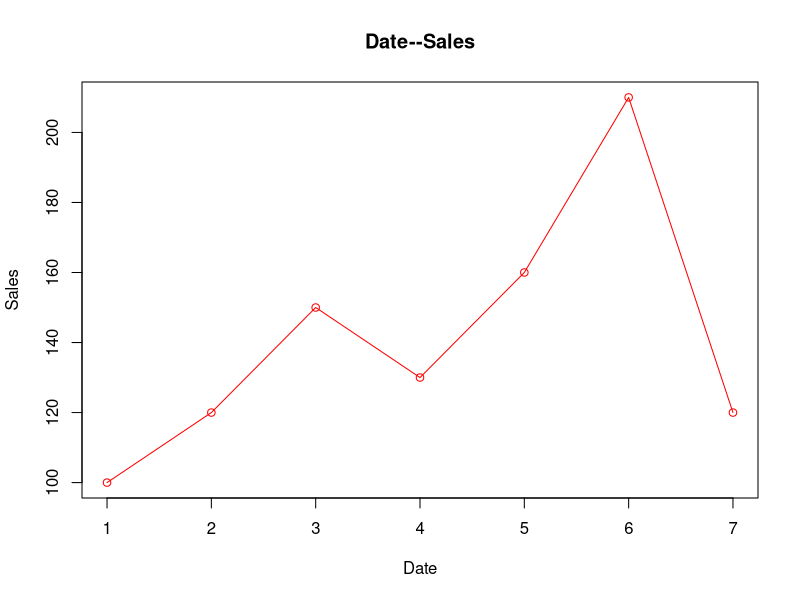

The R source for this figure:
## ---- chunk 1
knitr::opts_chunk$set(message = F,warning = F,comment = "#>",collapse = TRUE)
## ---- chunk 2
addemup <- function(x, ...){
   args <- list(...)# 推荐把省略号的内容分配给list,然后在对该list进行操作
   for (a in args){
   			    x <- x + a 
   } 
   x
 }

addemup(1,1)
addemup(1,2,3,4,5)

## ---- chunk 3
nicePlot = function(X,Y,...){
  xlabel = deparse(substitute(X)) # 捕获X的输入
  ylabel = deparse(substitute(Y)) # 捕获Y的输入
  
  plot(X,Y,type ='o',
      xlab = xlabel,ylab = ylabel,main = paste(xlabel,ylabel,sep = '--'),
      ...)
}

Date = 1:7
Sales = c(100,120,150,130,160,210,120)
nicePlot(Date,Sales,col='red')
## ---- chunk 4
v <- c(sqrt(1:100))
f <- function(x, ...) { 
   print(x); 
   summary(...)
  }
f("Here is the summary for v.", v, digits=2)
## ---- chunk 5
f <- function(...) {
  names(list(...))
  
   # 进一步的分析
}

f(some_number = 123,some_string ='abc',some_missing_value = NA)

## ---- chunk 6
rm(list = ls())
f <- function(...) {
  args <- list(...)
  for( i in 1:length(args) ){ 
    assign( x = names(args)[i],value = args[[i]] )
  }
  ls()#显示可用的变量 #使用省略号参数作为当前变量进行进一步操作
  
  # 进一步的分析
}

f( some_number = 123,some_string ="abc")
## ---- chunk 7
sessionInfo()
